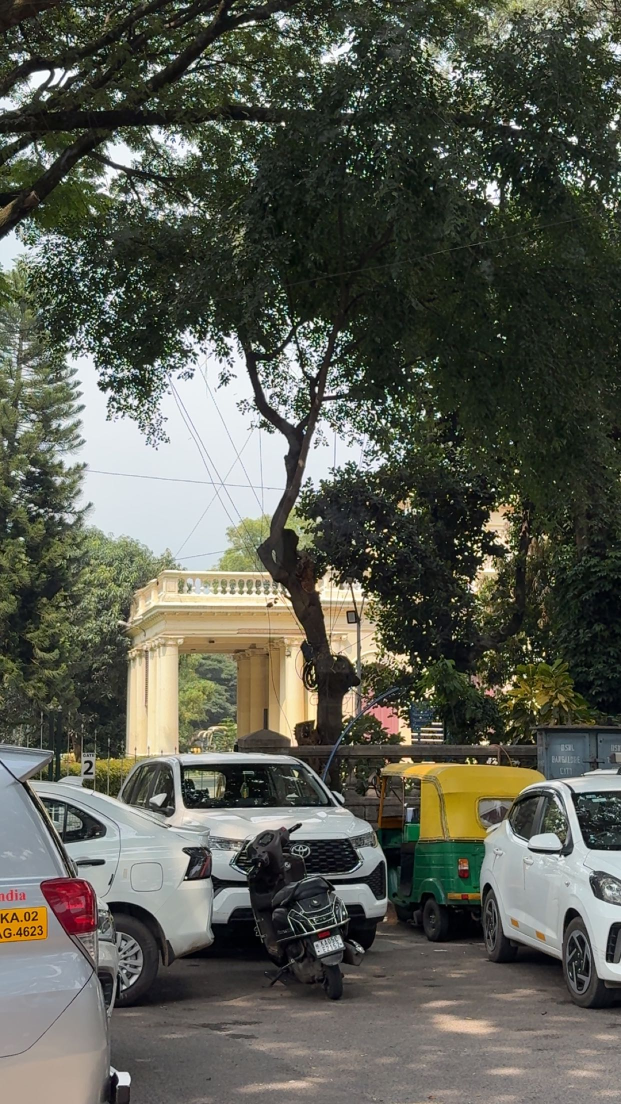
#> input picture input-IMG/5b369f9c-02fd-41ad-adc2-88f81ffe7075.jpg, 1242 x 2208 px (shown at 1/2 size); its folder holds only this picture in this run
$ python -i circuit_burn_filters_v2.py   (imports and definitions only)
#> lines starting #> are read from the running program, lines starting #| are printed output that depends on the picture
#> further down, picture is the input picture: PIL image 1242x2208 RGB; mean R, G, B 89.3, 91.3, 80.9
"""
circuit_burn_filters_v2.py  -  26 experimental colour filters
==================================================================
Drop images into  'wallter/'  next to this script.
Every filtered image is saved flat into  'circuitburn/'
with the filter name as the filename:

    circuitburn/<filtername>__<original_stem>.png

Dependencies:  pip install Pillow numpy
"""

import os, sys, glob, math
import numpy as np
from pathlib import Path
from PIL import Image, ImageFilter, ImageEnhance, ImageOps

INPUT_FOLDER  = "jesse"
OUTPUT_FOLDER = "circuitburn_V2"
SUPPORTED     = {".jpg", ".jpeg", ".png", ".bmp", ".tiff", ".webp"}

# [13 lines left out: functions load_images, save, not called in this run]

def a(src):
    return np.asarray(src.convert("RGB"), dtype=np.float32)

def i(arr):
    return Image.fromarray(np.clip(arr, 0, 255).astype(np.uint8), "RGB")

def sat(pil, f):
    return ImageEnhance.Color(pil).enhance(f)

def bri(pil, f):
    return ImageEnhance.Brightness(pil).enhance(f)

def con(pil, f):
    return ImageEnhance.Contrast(pil).enhance(f)

def screen(x, y):
    return 255 - (255-x)*(255-y)/255.0

def mesh(h, w):
    return np.meshgrid(np.linspace(0,1,w), np.linspace(0,1,h))

def lum(arr):
    return arr[:,:,0]*0.299 + arr[:,:,1]*0.587 + arr[:,:,2]*0.114

def edges(src):
    return np.asarray(src.convert("L").filter(ImageFilter.FIND_EDGES), dtype=np.float32)

def blur(src, r):
    return np.asarray(src.filter(ImageFilter.GaussianBlur(r)), dtype=np.float32)

# ---- 01 bismuth_crystal -------------------------------------------------------
# [77 lines left out: functions bismuth_crystal, void_static, gamma_burst, oxidised_silver, absinthe_drip, ghost_frequency and 1 more, not called in this run]

# ---- 08 cerebral_cortex -------------------------------------------------------
def cerebral_cortex(src):
    arr = a(src)
    bl = np.asarray(src.convert("RGB").filter(ImageFilter.GaussianBlur(4)),dtype=np.float32)
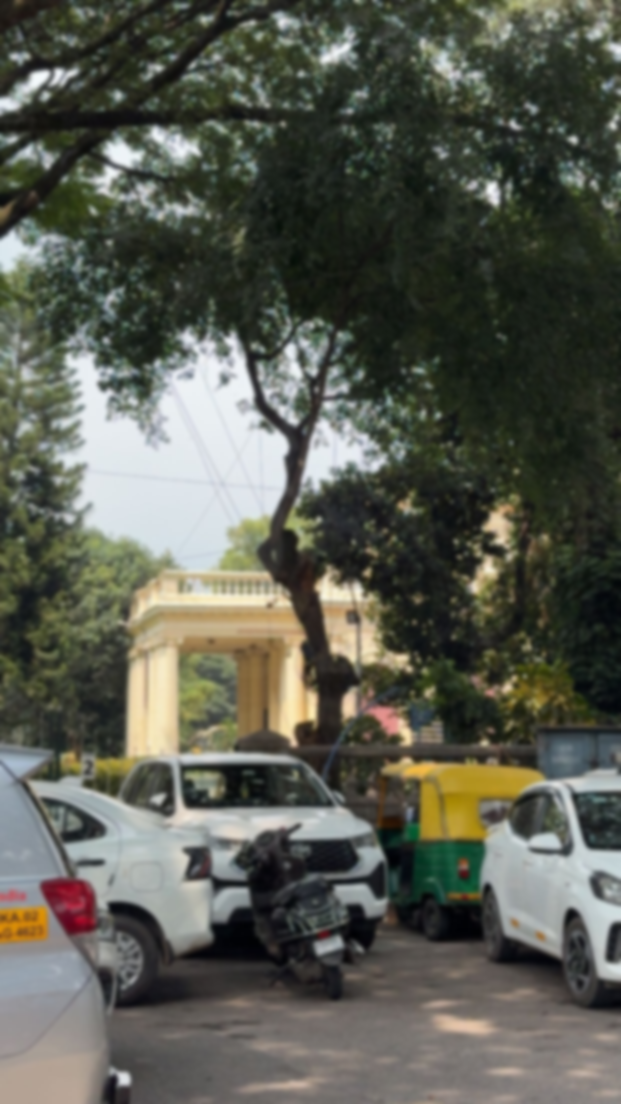
#> bl: shape (2208, 1242, 3) float32 (shown at 1/2 size); mean R, G, B 89.3, 91.3, 80.9
    hp = np.clip((arr-bl)*3+128,0,255)
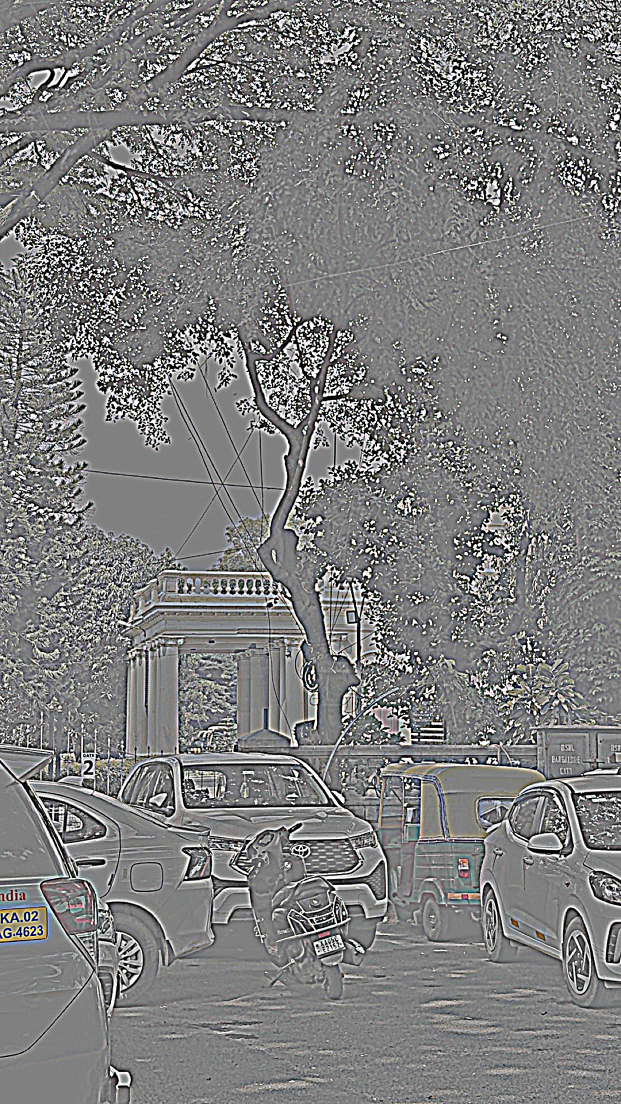
#> hp: shape (2208, 1242, 3) float32 (shown at 1/2 size); mean R, G, B 125.4, 125.4, 125.3
    x  = lum(hp)/255.0
    r = np.clip(x**0.7*220+30, 0,255)
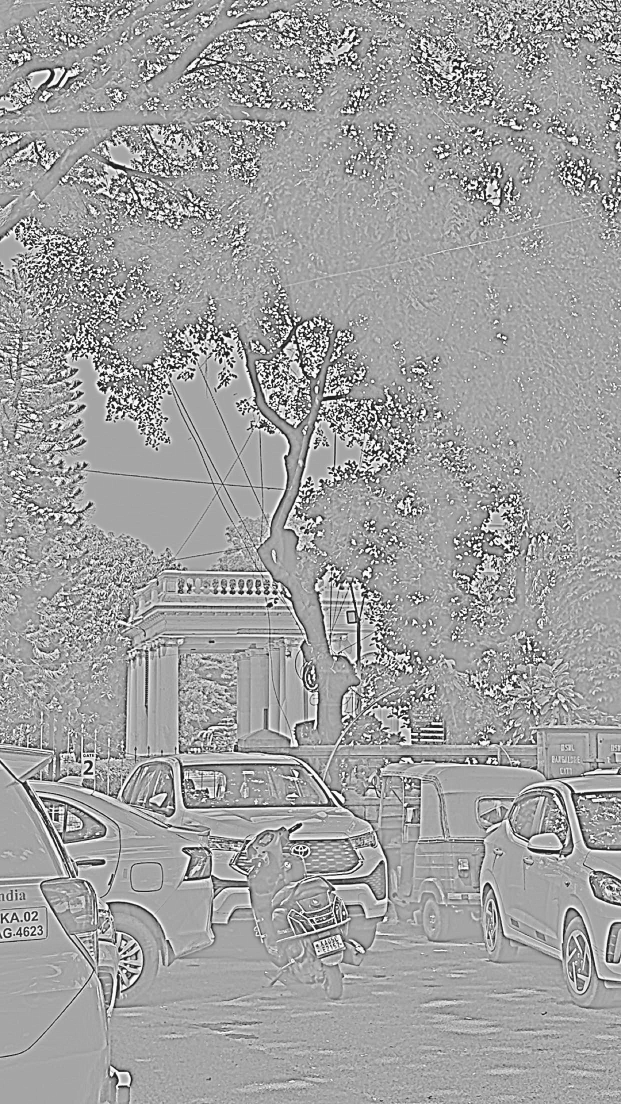
#> r: shape (2208, 1242) float32 (shown at 1/2 size); min 30, max 250, mean 159.8
    g = np.clip(x**1.1*180,     0,255)
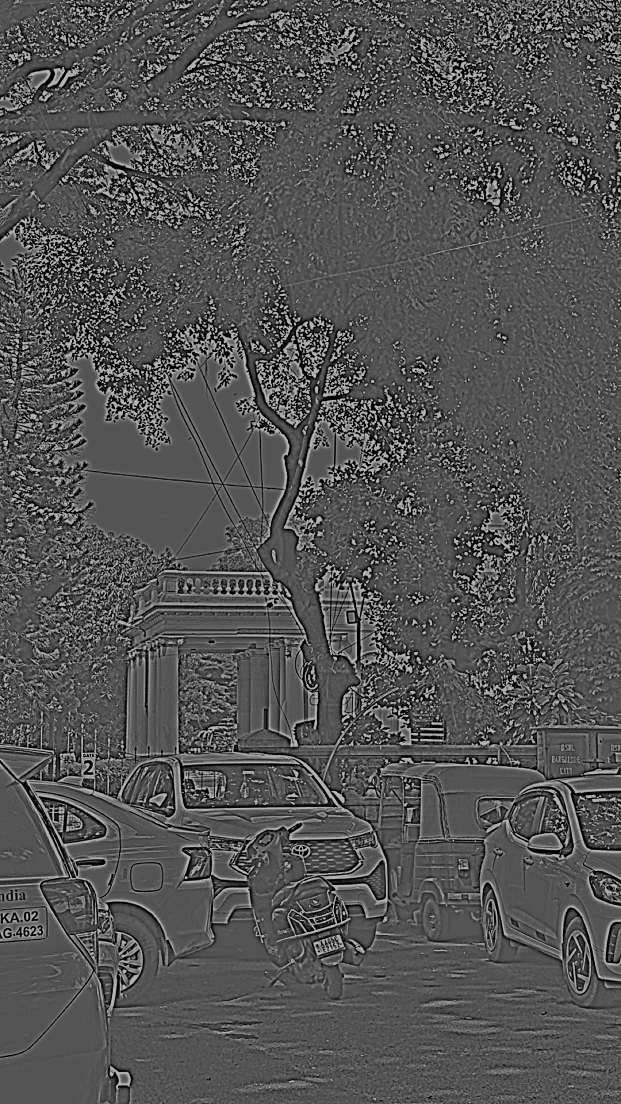
#> g: shape (2208, 1242) float32 (shown at 1/2 size); min 0, max 180, mean 83.5
    b = np.clip(x**0.5*255,     0,255)
    return sat(i(np.stack([r,g,b],axis=2)),1.4)
#> in i, `return Image.fromarray(np.clip(arr, 0, 255).astype(np.uint8), "RGB")`:
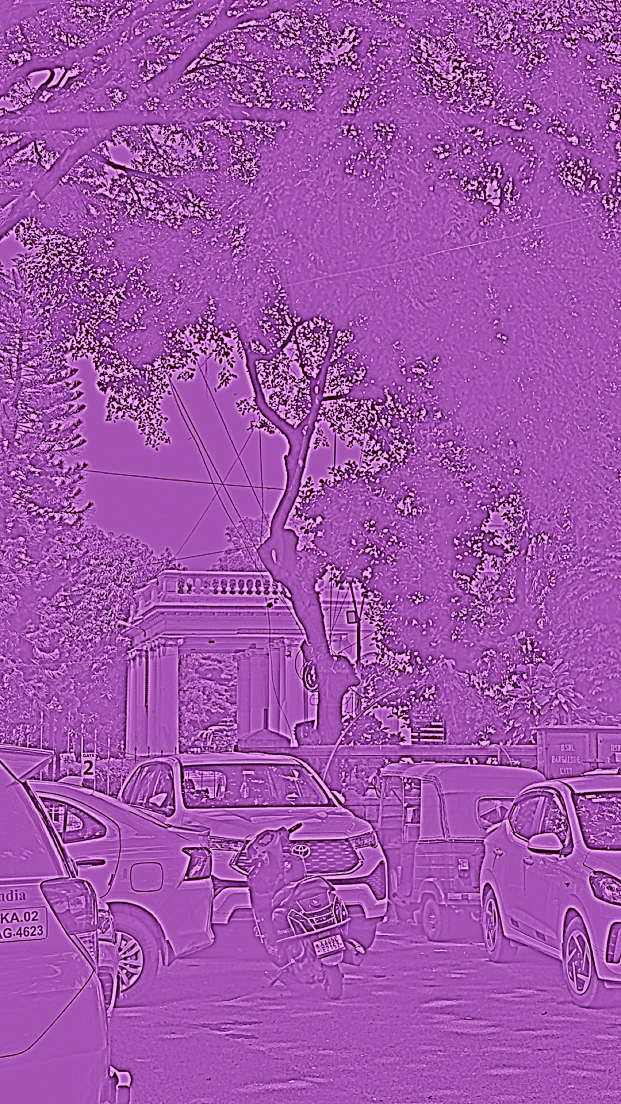
#> returned value: PIL image 1242x2208 RGB (shown at 1/2 size); mean R, G, B 159.4, 83, 170.8
#> in sat, `return ImageEnhance.Color(pil).enhance(f)`:
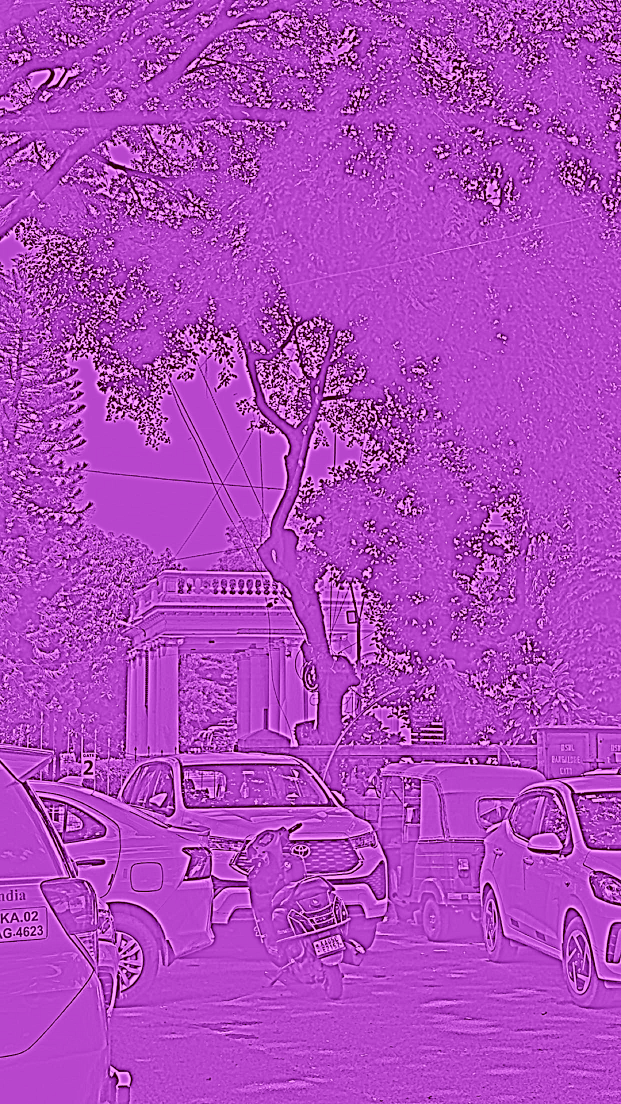
#> returned value: PIL image 1242x2208 RGB (shown at 1/2 size); mean R, G, B 175.7, 69.9, 191.4

# ---- 09 retinal_burn ----------------------------------------------------------
# [214 lines left out: functions retinal_burn, neon_autopsy, prism_shatter, ferrofluid, dichroic_glass, strontium_fire and 12 more, not called in this run]

# ══════════════════════════════════════════════════════════════════════════════
FILTERS = {
    "01_bismuth_crystal":       bismuth_crystal,
    "02_void_static":           void_static,
    "03_gamma_burst":           gamma_burst,
    "04_oxidised_silver":       oxidised_silver,
    "05_absinthe_drip":         absinthe_drip,
    "06_ghost_frequency":       ghost_frequency,
    "07_magma_crust":           magma_crust,
    "08_cerebral_cortex":       cerebral_cortex,
    "09_retinal_burn":          retinal_burn,
    "10_neon_autopsy":          neon_autopsy,
    "11_prism_shatter":         prism_shatter,
    "12_ferrofluid":            ferrofluid,
    "13_dichroic_glass":        dichroic_glass,
    "14_strontium_fire":        strontium_fire,
    "15_quantum_foam":          quantum_foam,
    "16_cassette_dub":          cassette_dub,
    "17_nerve_signal":          nerve_signal,
    "18_solar_wind":            solar_wind,
    "19_tritium_glow":          tritium_glow,
    "20_rust_bloom":            rust_bloom,
    "21_corrupted_memory":      corrupted_memory,
    "22_teal_orange_split":     teal_orange_split,
    "23_hypnodisk":             hypnodisk,
    "24_dna_sequencer":         dna_sequencer,
    "25_acid_rain":             acid_rain,
    "26_carnival_mirror":       carnival_mirror,
}

# [20 lines left out: function main, not called in this run]

# [2 lines not run here, left out]

>>> from PIL import Image
>>> picture = Image.open('../input-IMG/5b369f9c-02fd-41ad-adc2-88f81ffe7075.jpg')
>>> result = cerebral_cortex(picture)

$ run again, on input-IMG/lake.jpg
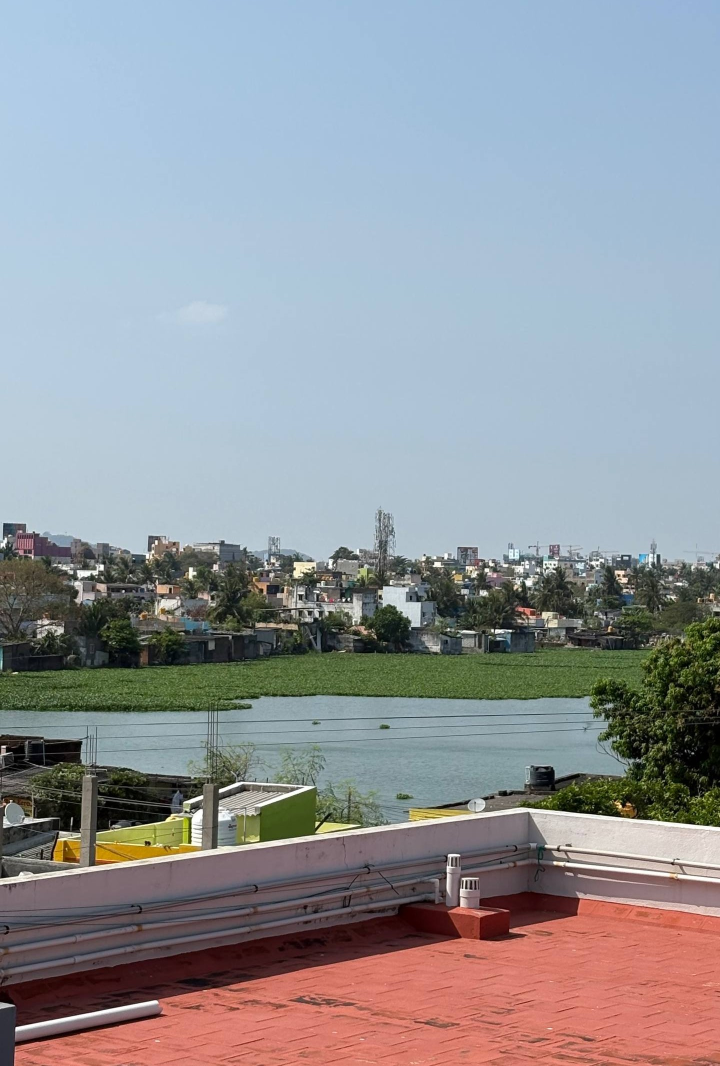
#> input picture input-IMG/lake.jpg, 1440 x 2132 px (shown at 1/2 size)
#> picture is the input picture: PIL image 1440x2132 RGB; mean R, G, B 146.6, 150, 155.7
#> in cerebral_cortex, `g = np.clip(x**1.1*180,     0,255)`:
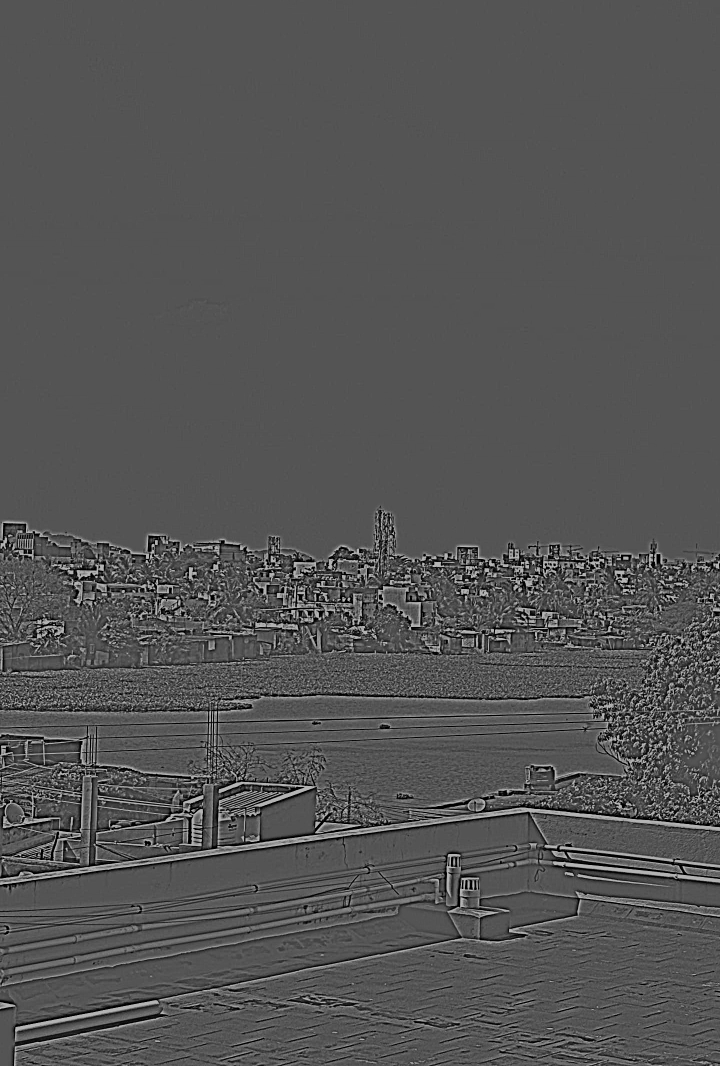
#> g: shape (2132, 1440) float32 (shown at 1/2 size); min 0, max 180, mean 84.6
#> in sat, `return ImageEnhance.Color(pil).enhance(f)`:
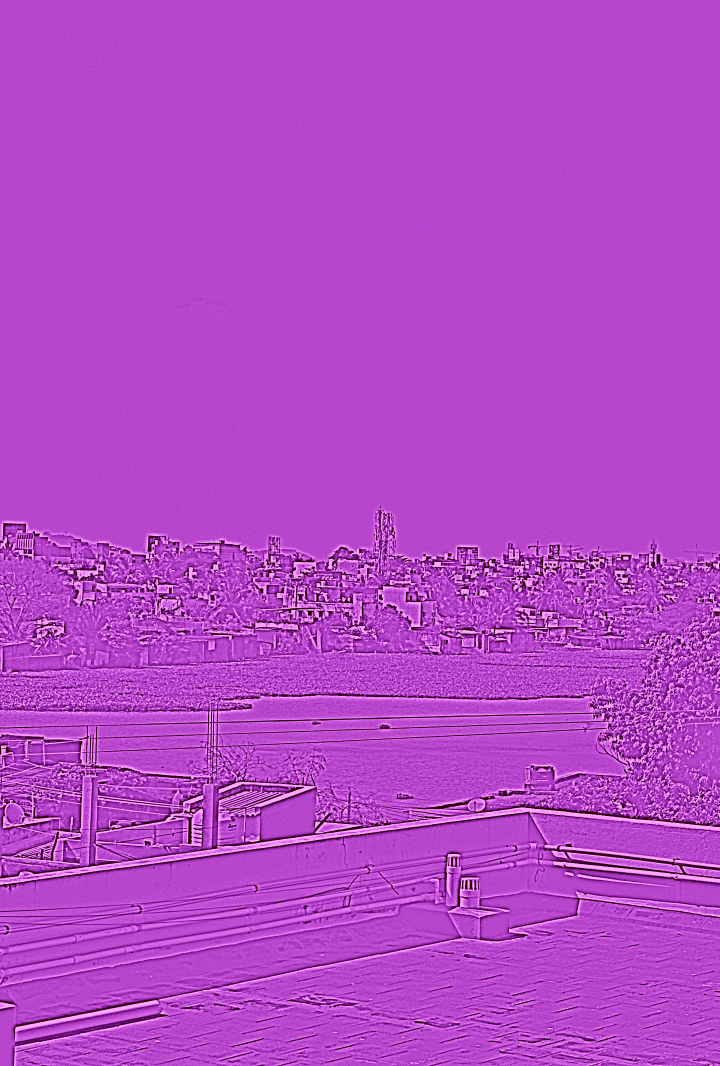
#> returned value: PIL image 1440x2132 RGB (shown at 1/2 size); mean R, G, B 180.7, 70.5, 199.4
